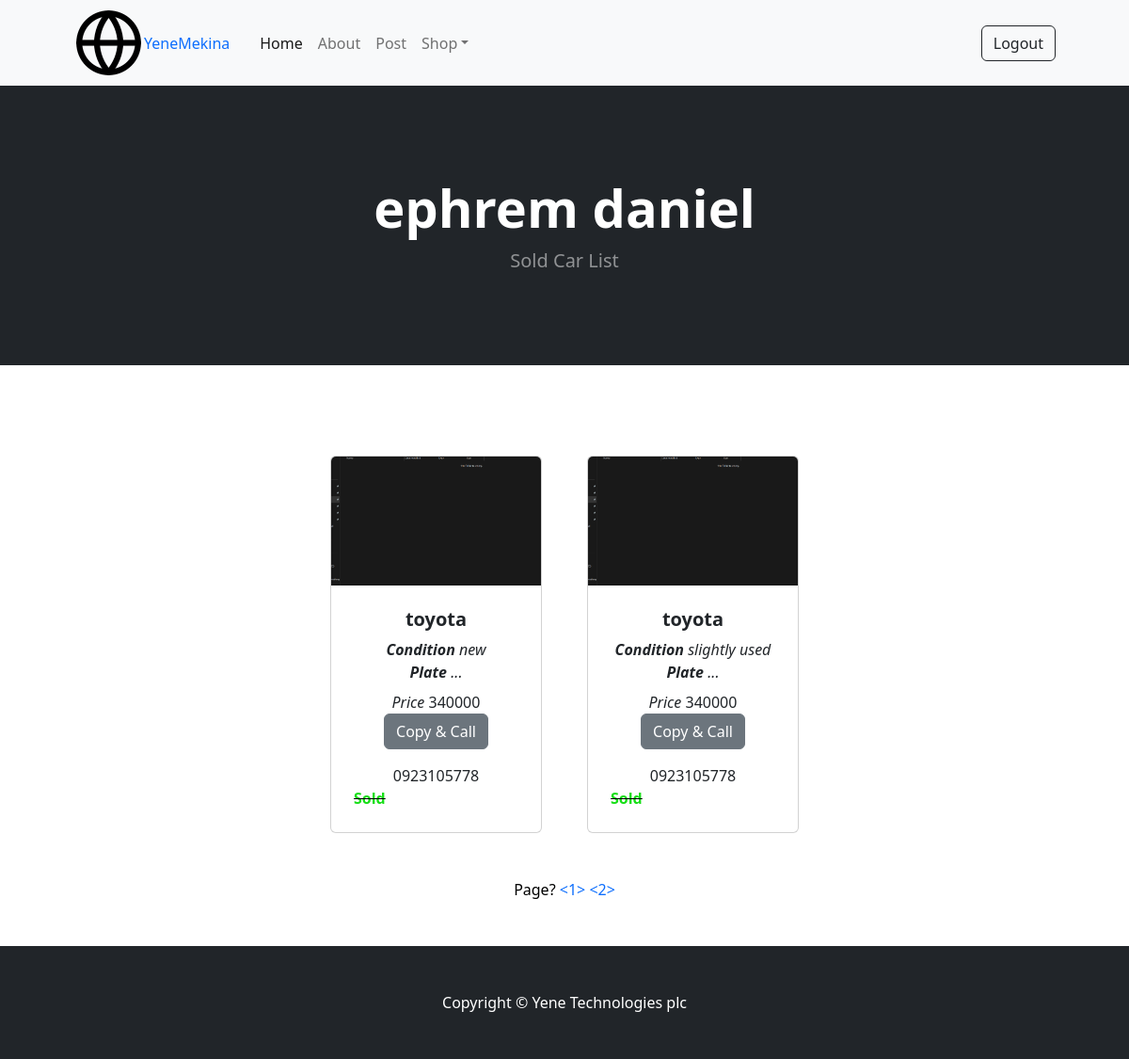
The page /soldCars/?page=2 (signed in) on the database its author committed.
### store/models.py (models this page shows, shortened)
class Post(models.Model):
    yeneuser=models.ForeignKey(YeneUser,on_delete=models.CASCADE)
    car=models.OneToOneField(Car,on_delete=models.CASCADE)
    postedAt=models.DateTimeField(default=datetime.datetime.today())
    status=models.BooleanField(default=True)

class Car(models.Model):
    name=models.CharField(max_length=80)
    brand=models.CharField(max_length=80,blank=True,null=True,default="")
    image=models.ImageField(upload_to="upload/car")
    model=models.CharField(max_length=80)
    condition=models.CharField(max_length=255,blank=True,null=True,default="")
    color=models.CharField(max_length=70,blank=True,null=True,default="")
    price=models.IntegerField(default=0)
    plate=models.CharField(blank=True,null=True,max_length=10,default="")
    telegram=models.CharField(max_length=255,blank=True,null=True,default="")

class YeneUser(models.Model):
    user=models.OneToOneField(User,on_delete=models.CASCADE,related_name='yeneuser')
    phone=models.CharField(max_length=14,default='0900000000',blank=True,null=True)
    photo=models.ImageField(upload_to='upload/profile',blank=True,null=True)

### store/views.py (the view)
# urls.py: path('soldCars/',views.soldCars,name='solcCars'),
def soldCars(request):
    if request.user.is_authenticated:
        posts=Post.objects.filter(status=False).order_by('-postedAt')
        paginator = Paginator(posts, 12)  # Set the desired number of items per page
        page_number = request.GET.get('page')
        paginated_queryset = paginator.get_page(page_number)
        context={
        'posts':posts,
        'paginated_queryset':paginated_queryset
    }
        return render(request,'soldCars.html',context)
    else:
        messages.error(request,'Please, Login First !')
        return render(request,'login.html')

### store/templates/soldCars.html (shortened to what this page needs)
{% extends 'base.html' %}
{% block content %}
<header class="bg-dark py-5">
    <div class="container px-4 px-lg-5 my-5">
        <div class="text-center text-white">
            <h1 class="display-4 fw-bolder">{{request.user.first_name}} {{request.user.last_name}}</h1>
            <p class="lead fw-normal text-white-50 mb-0">Sold Car List</p>
        </div>
    </div>
</header>
<section class="py-5">
    <div class="container px-4 px-lg-5 mt-5">
        <div class="row gx-4 gx-lg-5 row-cols-2 row-cols-md-3 row-cols-xl-4 justify-content-center">
            {% for post in paginated_queryset %}
      {% if not post.status and post.yeneuser == request.user.yeneuser and request.user.is_authenticated %}
            <div class="col mb-5" >
                <div class="card h-100" >
                    <a href="{% url 'detail' id=post.pk %}"><img class="card-img-top" src="{{ post.car.image.url }}" alt="..." /></a>
                    <div class="card-body p-4">
                        <div class="text-center">
                            <h5 class="fw-bolder">{{post.car.brand}}</h5>
                            <div><i class="fw-bolder" ></iclass>Condition</i> <i> {{post.car.condition}}</i></div>
                           <i class="fw-bolder" ></iclass>Plate</i> <i> {{post.car.plate}}...</i>
                            <div> <i> Price </i>  {{post.car.price}}</div>
                              <button  class="btn btn-secondary mb-3" id= '{{post.id}}' onclick="copyToClipboard('{{post.yeneuser.phone}}','{{post.id}}')" style="transition: background-color 0.3s;">Copy & Call</button> {{post.yeneuser.phone}}
                        </div>
                       <a class="nav-link" style="font-weight: bolder; text-decoration:line-through black;color: rgb(23, 222, 23);">Sold</a>
                    </div>
                </div >
            </div>{% endif %}{% endfor %}
        </div><p class="m-0 text-center text-black" > Page?  {% for page_number in paginated_queryset.paginator.page_range %} <a href="?page={{ page_number }}"><{{ page_number }}></a>{% endfor %}
            </p>
    </div>
</section>
{% endblock %}

### rows shown on the page
Post: car.image (picture), car.brand "toyota", car.condition "new", car.price "340000", yeneuser.phone "0923105778"
Post: car.image (picture), car.brand "toyota", car.condition "slightly used", car.price "340000", yeneuser.phone "0923105778"

### other values the page prints
{{ request.user.first_name }} "ephrem"
{{ request.user.last_name }} "daniel"
{{ page_number }} "1" "2"
